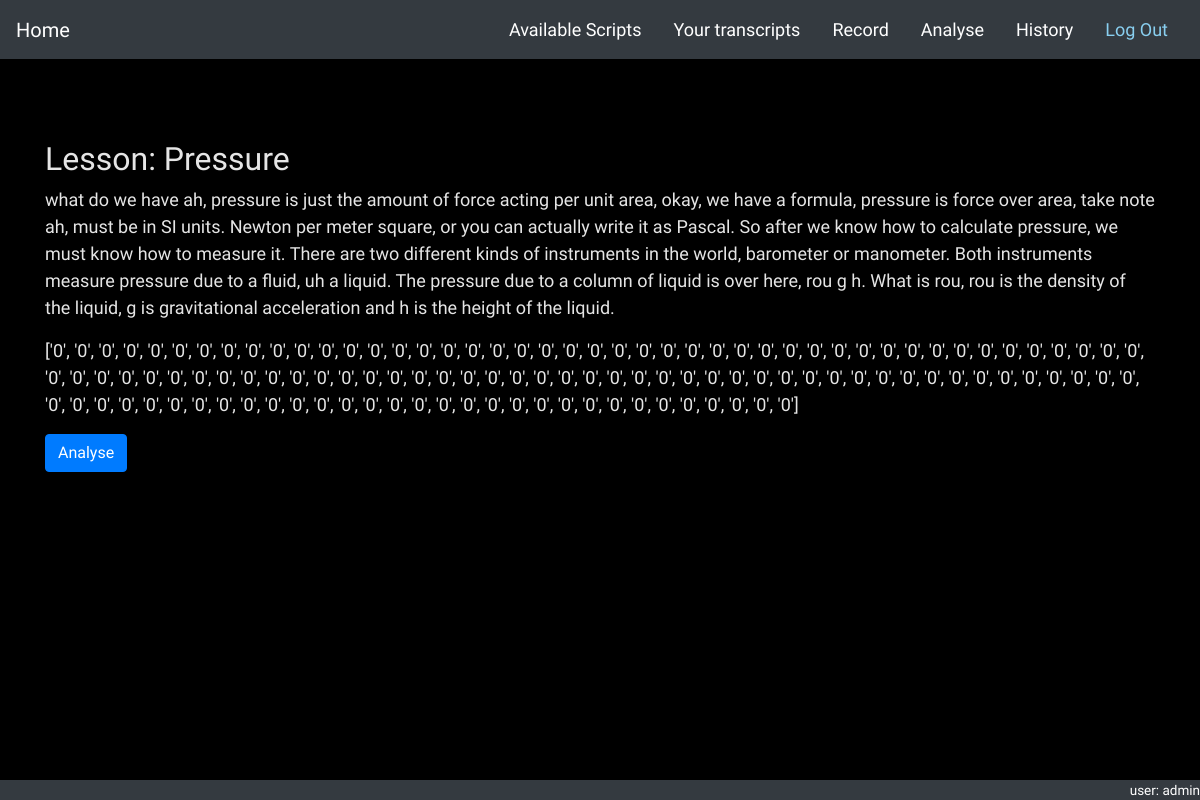
/lessons/script/11 (signed in), run on an earlier commit of the app's database.
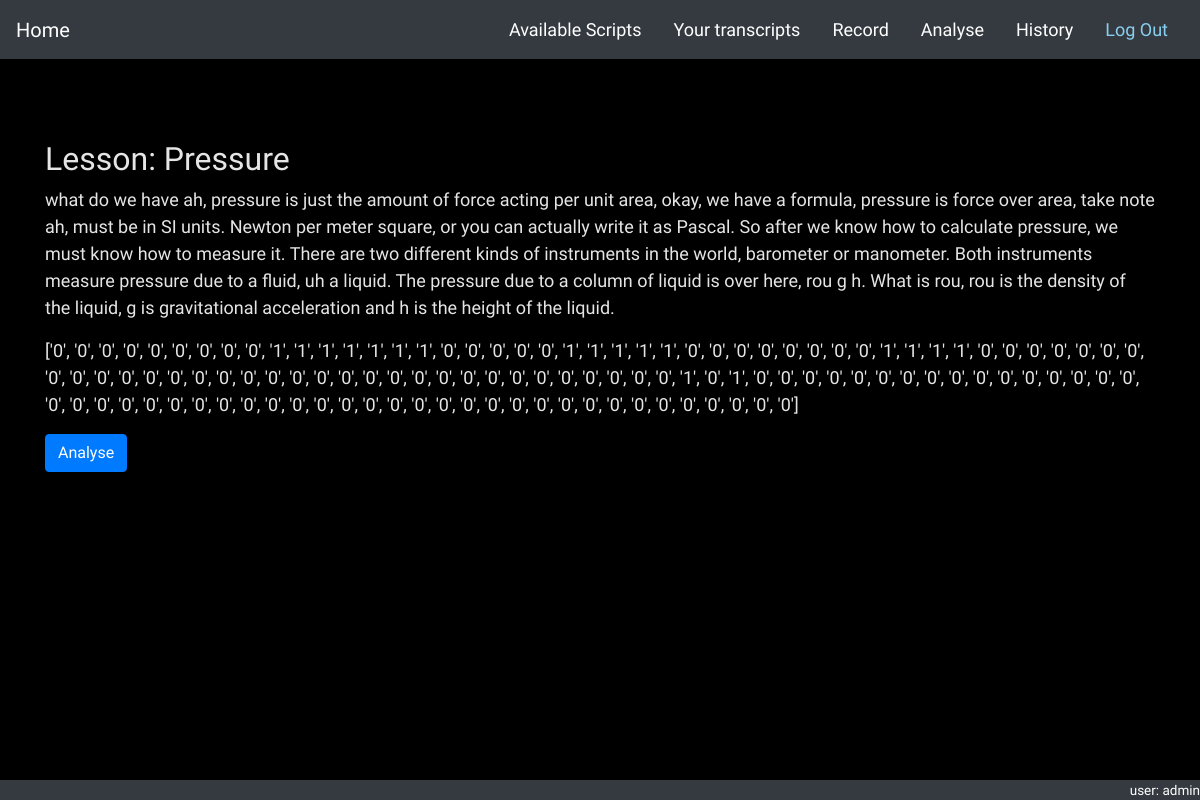
And on a later commit of the database.
### lessons/models.py (models this page shows, shortened)
class Script(models.Model):
    topic = models.ForeignKey(Topic, on_delete=models.CASCADE, null=True)   # todo onetoonefield
    text = models.TextField()
    _flags = models.TextField(blank=True)
    def __str__(self):
        return self.topic.name
    @property
    def flags(self):
        val = self._flags.strip('][').split(', ')
        return val

class Topic(models.Model):
    name = models.CharField(max_length=50)

### lessons/views.py (the view)
# urls.py: path('script/<int:pk>', views.ScriptDetailView.as_view(), name='script_analysis'),
class ScriptDetailView(LoginRequiredMixin, generic.DetailView):
    model = Script
    template_name = 'script_detail.html'
    def get_context_data(self, **kwargs):
        context = super().get_context_data(**kwargs)
        user = self.request.user if self.request.user.is_authenticated else None
        context['user'] = user
        return context

### lessons/templates/script_detail.html (shortened to what this page needs)
{% extends 'base_generic.html' %}
{% load static %}
{% block content %}
<br>
<br>
<br>
<div class="container">
    <h2>Lesson: {{ script }}</h2>
    <p> {{script.text}} </p>
    <p> {{ script.flags }}</p>
    <button class="btn btn-primary">Analyse</button>
</div>
{% endblock %}

What changed in the data, as far as the page shows it:
changed Script "Pressure": flags "…'0', '0', '0', '0', '0', '0', '0', '0', '0', '0', '0', '0', '0', '0', '0', '0', '0', '0', '0', '0', '0', '0', '0', '0', '0', '0', '0', '0', '0', '0', '0', '0', '0', '0', '0', '0', '0', '0', '0', '0', '0', '0', '0', '0', '0', '0', '0', '0', '0', '0', '0', '0', '0', '0', '0', '0', '0', '0', '0', '0', '0', '0', '0', '0', '0', '0', '0', '0', '0', '0', '0', '0', '0',…" → "…'0', '0', '0', '0', '1', '1', '1', '1', '1', '1', '1', '0', '0', '0', '0', '0', '1', '1', '1', '1', '1', '0', '0', '0', '0', '0', '0', '0', '0', '1', '1', '1', '1', '0', '0', '0', '0', '0', '0', '0', '0', '0', '0', '0', '0', '0', '0', '0', '0', '0', '0', '0', '0', '0', '0', '0', '0', '0', '0', '0', '0', '0', '0', '0', '0', '0', '1', '0', '1', '0', '0', '0', '0',…"
